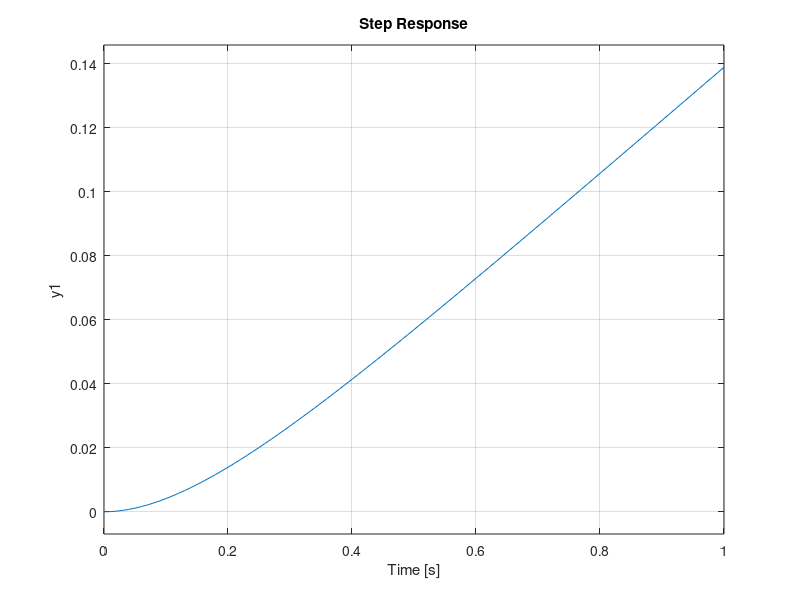
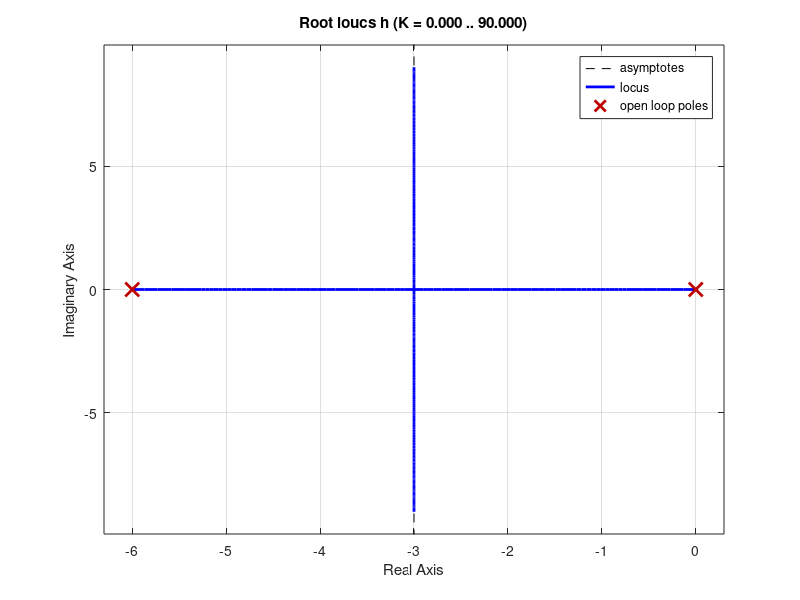
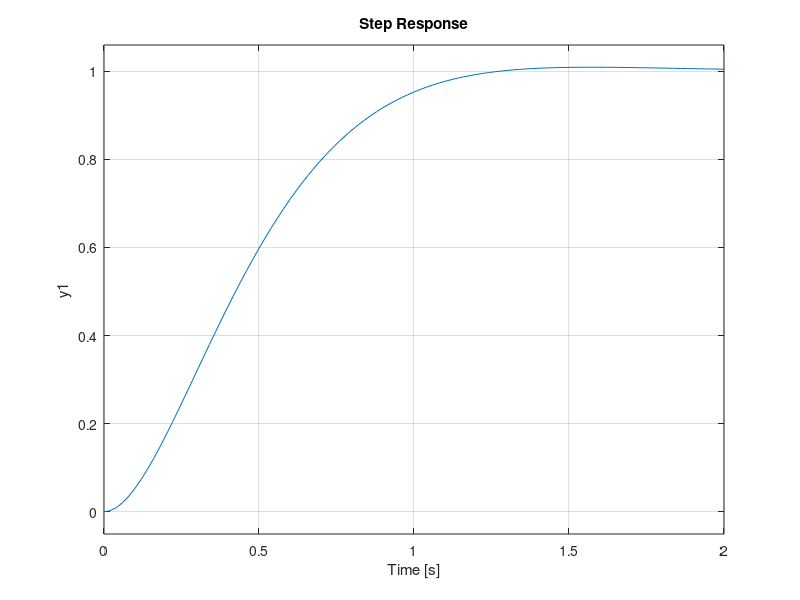
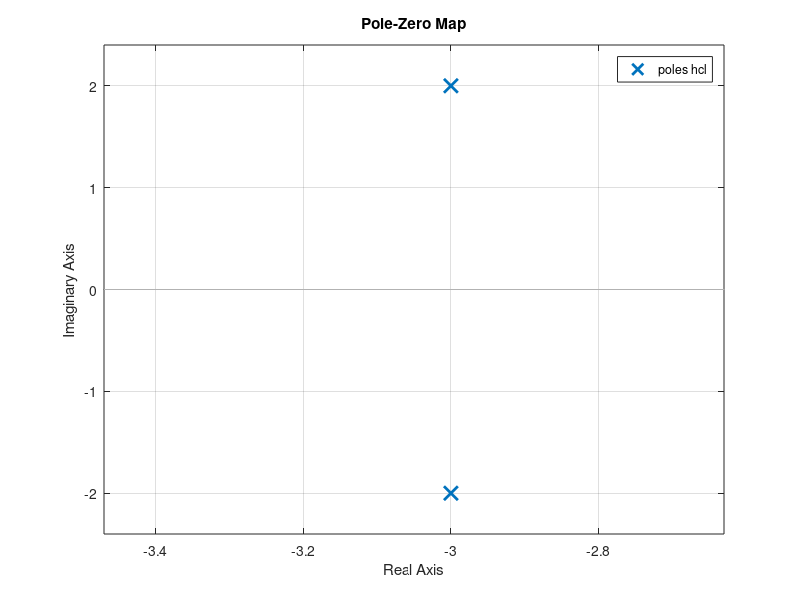

MATLAB code for these plots, in order:
clc
close all
clear

h=tf(1,[1 6 0]);
step(h)

%----lgr-----
figure
rlocus(h);

k=6.82;
s1=-3+sqrt(9-k)
s2=-3-sqrt(9-k)

%----verificar que el polo sea parte del lgr
s=-3+2*i;
ang=-angle(s*(s+6));
ang=rad2deg(ang);
k=abs(s*(s+6));

%---------lazo cerrado----
hcl=feedback(h*k,1);
figure
step(hcl)
figure
pzmap(hcl)